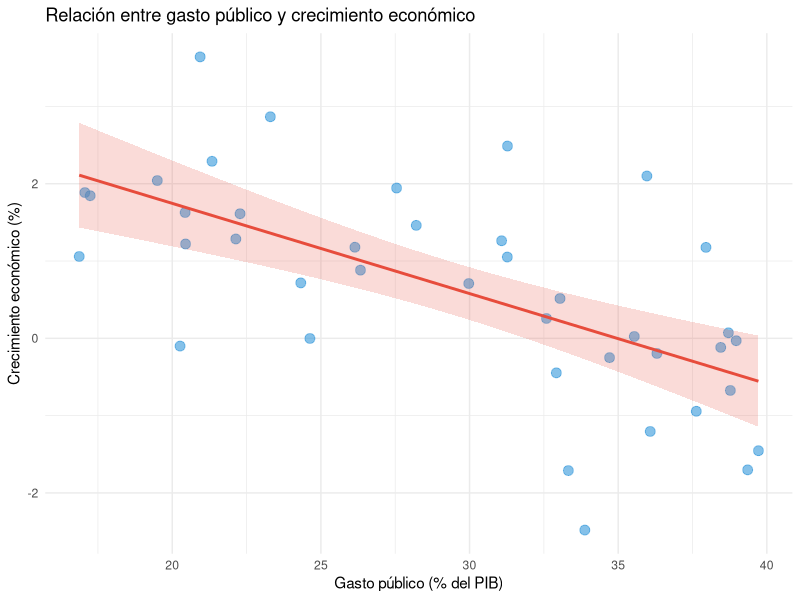

Source code (R):
## ---- chunk 1
# Datos simulados: PIB per cápita y nivel de democracia
set.seed(2024)
n <- 50
pib <- rnorm(n, mean = 15000, sd = 8000)
democracia <- 3 + 0.0003 * pib + rnorm(n, mean = 0, sd = 1.5)

# Correlación
cor_pearson <- cor(pib, democracia)
cat("Correlación de Pearson:", round(cor_pearson, 3), "\n")

# Test de significancia
cor.test(pib, democracia)
## ---- chunk 2
# Datos simulados
set.seed(456)
gasto_publico <- runif(40, min = 15, max = 40)  # % del PIB
crecimiento <- 5 - 0.15 * gasto_publico + rnorm(40, mean = 0, sd = 1.2)

# Modelo de regresión
modelo <- lm(crecimiento ~ gasto_publico)
summary(modelo)
## ---- chunk 3
library(ggplot2)

datos <- data.frame(gasto_publico, crecimiento)

ggplot(datos, aes(x = gasto_publico, y = crecimiento)) +
  geom_point(size = 3, alpha = 0.6, color = "#3498db") +
  geom_smooth(method = "lm", se = TRUE, color = "#e74c3c", fill = "#e74c3c", alpha = 0.2) +
  labs(
    title = "Relación entre gasto público y crecimiento económico",
    x = "Gasto público (% del PIB)",
    y = "Crecimiento económico (%)"
  ) +
  theme_minimal()
